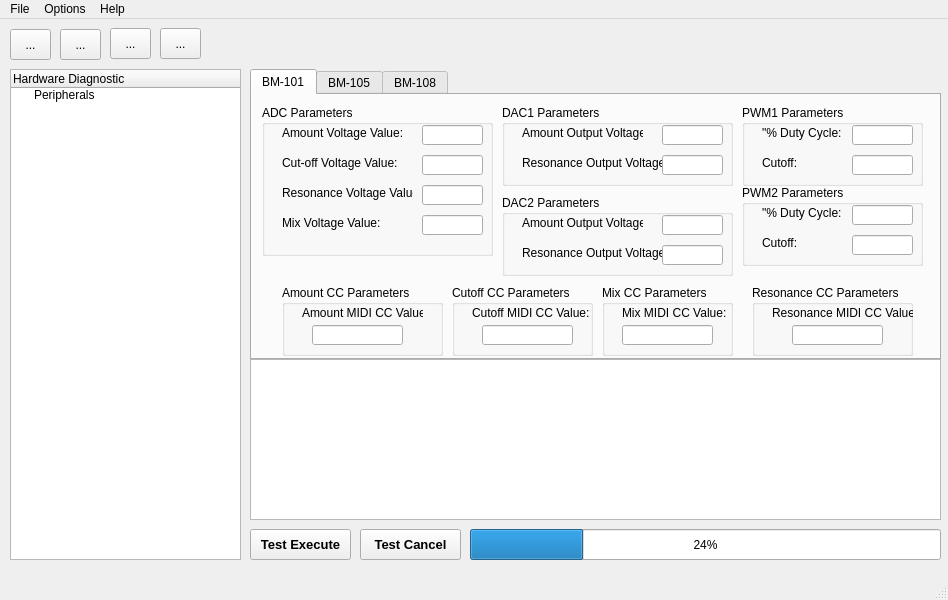
<?xml version="1.0" encoding="UTF-8"?>
<ui version="4.0">
 <class>MainWindow</class>
 <widget class="QMainWindow" name="MainWindow">
  <property name="geometry">
   <rect>
    <x>0</x>
    <y>0</y>
    <width>948</width>
    <height>600</height>
   </rect>
  </property>
  <property name="windowTitle">
   <string>MainWindow</string>
  </property>
  <widget class="QWidget" name="centralwidget">
   <widget class="QTreeWidget" name="treeWidget">
    <property name="geometry">
     <rect>
      <x>10</x>
      <y>50</y>
      <width>231</width>
      <height>491</height>
     </rect>
    </property>
    <column>
     <property name="text">
      <string notr="true">Hardware Diagnostic</string>
     </property>
    </column>
    <item>
     <property name="text">
      <string>Peripherals</string>
     </property>
    </item>
   </widget>
   <widget class="QToolButton" name="toolButton">
    <property name="geometry">
     <rect>
      <x>10</x>
      <y>10</y>
      <width>41</width>
      <height>31</height>
     </rect>
    </property>
    <property name="text">
     <string>...</string>
    </property>
   </widget>
   <widget class="QToolButton" name="toolButton_2">
    <property name="geometry">
     <rect>
      <x>60</x>
      <y>10</y>
      <width>41</width>
      <height>31</height>
     </rect>
    </property>
    <property name="text">
     <string>...</string>
    </property>
   </widget>
   <widget class="QToolButton" name="toolButton_3">
    <property name="geometry">
     <rect>
      <x>110</x>
      <y>9</y>
      <width>41</width>
      <height>31</height>
     </rect>
    </property>
    <property name="text">
     <string>...</string>
    </property>
   </widget>
   <widget class="QToolButton" name="toolButton_4">
    <property name="geometry">
     <rect>
      <x>160</x>
      <y>9</y>
      <width>41</width>
      <height>31</height>
     </rect>
    </property>
    <property name="text">
     <string>...</string>
    </property>
   </widget>
   <widget class="QPushButton" name="pushButton">
    <property name="geometry">
     <rect>
      <x>250</x>
      <y>510</y>
      <width>101</width>
      <height>31</height>
     </rect>
    </property>
    <property name="font">
     <font>
      <pointsize>10</pointsize>
      <weight>75</weight>
      <bold>true</bold>
     </font>
    </property>
    <property name="toolTip">
     <string>Ctrl+T/Test Execute all enable checkbox</string>
    </property>
    <property name="text">
     <string>Test Execute</string>
    </property>
    <property name="shortcut">
     <string>Ctrl+T</string>
    </property>
   </widget>
   <widget class="QPushButton" name="pushButton_2">
    <property name="geometry">
     <rect>
      <x>360</x>
      <y>510</y>
      <width>101</width>
      <height>31</height>
     </rect>
    </property>
    <property name="font">
     <font>
      <pointsize>10</pointsize>
      <weight>75</weight>
      <bold>true</bold>
     </font>
    </property>
    <property name="toolTip">
     <string>Ctrl+C/Cancel all remaining items for testing</string>
    </property>
    <property name="text">
     <string>Test Cancel</string>
    </property>
    <property name="shortcut">
     <string>Ctrl+C</string>
    </property>
    <property name="default">
     <bool>false</bool>
    </property>
    <property name="flat">
     <bool>false</bool>
    </property>
   </widget>
   <widget class="QProgressBar" name="progressBar">
    <property name="geometry">
     <rect>
      <x>470</x>
      <y>510</y>
      <width>471</width>
      <height>31</height>
     </rect>
    </property>
    <property name="value">
     <number>24</number>
    </property>
   </widget>
   <widget class="QTabWidget" name="tabWidget">
    <property name="geometry">
     <rect>
      <x>250</x>
      <y>50</y>
      <width>691</width>
      <height>291</height>
     </rect>
    </property>
    <property name="currentIndex">
     <number>0</number>
    </property>
    <widget class="QWidget" name="Bm101Tab">
     <attribute name="title">
      <string>BM-101</string>
     </attribute>
     <widget class="QGroupBox" name="groupBox_2">
      <property name="geometry">
       <rect>
        <x>10</x>
        <y>10</y>
        <width>231</width>
        <height>151</height>
       </rect>
      </property>
      <property name="title">
       <string>ADC Parameters</string>
      </property>
      <widget class="QLineEdit" name="adc101_avvalue">
       <property name="geometry">
        <rect>
         <x>160</x>
         <y>20</y>
         <width>61</width>
         <height>20</height>
        </rect>
       </property>
      </widget>
      <widget class="QLabel" name="label_6">
       <property name="geometry">
        <rect>
         <x>20</x>
         <y>20</y>
         <width>121</width>
         <height>16</height>
        </rect>
       </property>
       <property name="text">
        <string>Amount Voltage Value:</string>
       </property>
      </widget>
      <widget class="QLabel" name="label_7">
       <property name="geometry">
        <rect>
         <x>20</x>
         <y>50</y>
         <width>121</width>
         <height>16</height>
        </rect>
       </property>
       <property name="text">
        <string>Cut-off Voltage Value:</string>
       </property>
      </widget>
      <widget class="QLabel" name="label_8">
       <property name="geometry">
        <rect>
         <x>20</x>
         <y>80</y>
         <width>131</width>
         <height>16</height>
        </rect>
       </property>
       <property name="text">
        <string>Resonance Voltage Value:</string>
       </property>
      </widget>
      <widget class="QLabel" name="label_9">
       <property name="geometry">
        <rect>
         <x>20</x>
         <y>110</y>
         <width>121</width>
         <height>16</height>
        </rect>
       </property>
       <property name="text">
        <string>Mix Voltage Value:</string>
       </property>
      </widget>
      <widget class="QLineEdit" name="adc101_cvvalue">
       <property name="geometry">
        <rect>
         <x>160</x>
         <y>50</y>
         <width>61</width>
         <height>20</height>
        </rect>
       </property>
      </widget>
      <widget class="QLineEdit" name="adc101_rvvalue">
       <property name="geometry">
        <rect>
         <x>160</x>
         <y>80</y>
         <width>61</width>
         <height>20</height>
        </rect>
       </property>
      </widget>
      <widget class="QLineEdit" name="adc101_mvvalue">
       <property name="geometry">
        <rect>
         <x>160</x>
         <y>110</y>
         <width>61</width>
         <height>20</height>
        </rect>
       </property>
      </widget>
     </widget>
     <widget class="QGroupBox" name="groupBox_3">
      <property name="geometry">
       <rect>
        <x>250</x>
        <y>10</y>
        <width>231</width>
        <height>81</height>
       </rect>
      </property>
      <property name="title">
       <string>DAC1 Parameters</string>
      </property>
      <widget class="QLineEdit" name="dac1101_aovoltage">
       <property name="geometry">
        <rect>
         <x>160</x>
         <y>20</y>
         <width>61</width>
         <height>20</height>
        </rect>
       </property>
      </widget>
      <widget class="QLabel" name="label_10">
       <property name="geometry">
        <rect>
         <x>20</x>
         <y>20</y>
         <width>121</width>
         <height>16</height>
        </rect>
       </property>
       <property name="text">
        <string>Amount Output Voltage:</string>
       </property>
      </widget>
      <widget class="QLabel" name="label_11">
       <property name="geometry">
        <rect>
         <x>20</x>
         <y>50</y>
         <width>141</width>
         <height>16</height>
        </rect>
       </property>
       <property name="text">
        <string>Resonance Output Voltage:</string>
       </property>
      </widget>
      <widget class="QLineEdit" name="dac1101_rovoltage">
       <property name="geometry">
        <rect>
         <x>160</x>
         <y>50</y>
         <width>61</width>
         <height>20</height>
        </rect>
       </property>
      </widget>
     </widget>
     <widget class="QGroupBox" name="groupBox_4">
      <property name="geometry">
       <rect>
        <x>250</x>
        <y>100</y>
        <width>231</width>
        <height>81</height>
       </rect>
      </property>
      <property name="title">
       <string>DAC2 Parameters</string>
      </property>
      <widget class="QLineEdit" name="dac2101_aovoltage">
       <property name="geometry">
        <rect>
         <x>160</x>
         <y>20</y>
         <width>61</width>
         <height>20</height>
        </rect>
       </property>
      </widget>
      <widget class="QLabel" name="label_12">
       <property name="geometry">
        <rect>
         <x>20</x>
         <y>20</y>
         <width>121</width>
         <height>16</height>
        </rect>
       </property>
       <property name="text">
        <string>Amount Output Voltage:</string>
       </property>
      </widget>
      <widget class="QLabel" name="label_13">
       <property name="geometry">
        <rect>
         <x>20</x>
         <y>50</y>
         <width>141</width>
         <height>16</height>
        </rect>
       </property>
       <property name="text">
        <string>Resonance Output Voltage:</string>
       </property>
      </widget>
      <widget class="QLineEdit" name="dac2101_rovoltage">
       <property name="geometry">
        <rect>
         <x>160</x>
         <y>50</y>
         <width>61</width>
         <height>20</height>
        </rect>
       </property>
      </widget>
     </widget>
     <widget class="QGroupBox" name="groupBox_5">
      <property name="geometry">
       <rect>
        <x>490</x>
        <y>10</y>
        <width>181</width>
        <height>81</height>
       </rect>
      </property>
      <property name="title">
       <string>PWM1 Parameters</string>
      </property>
      <widget class="QLineEdit" name="pwm1101_dcycle">
       <property name="geometry">
        <rect>
         <x>110</x>
         <y>20</y>
         <width>61</width>
         <height>20</height>
        </rect>
       </property>
      </widget>
      <widget class="QLabel" name="label_14">
       <property name="geometry">
        <rect>
         <x>20</x>
         <y>20</y>
         <width>121</width>
         <height>16</height>
        </rect>
       </property>
       <property name="text">
        <string>&quot;% Duty Cycle:</string>
       </property>
      </widget>
      <widget class="QLabel" name="label_15">
       <property name="geometry">
        <rect>
         <x>20</x>
         <y>50</y>
         <width>141</width>
         <height>16</height>
        </rect>
       </property>
       <property name="text">
        <string>Cutoff:</string>
       </property>
      </widget>
      <widget class="QLineEdit" name="pwm1101_cutoff">
       <property name="geometry">
        <rect>
         <x>110</x>
         <y>50</y>
         <width>61</width>
         <height>20</height>
        </rect>
       </property>
      </widget>
     </widget>
     <widget class="QGroupBox" name="groupBox_6">
      <property name="geometry">
       <rect>
        <x>490</x>
        <y>90</y>
        <width>181</width>
        <height>81</height>
       </rect>
      </property>
      <property name="title">
       <string>PWM2 Parameters</string>
      </property>
      <widget class="QLineEdit" name="pwm2101_dcycle_2">
       <property name="geometry">
        <rect>
         <x>110</x>
         <y>20</y>
         <width>61</width>
         <height>20</height>
        </rect>
       </property>
      </widget>
      <widget class="QLabel" name="pwm2101_dcycle">
       <property name="geometry">
        <rect>
         <x>20</x>
         <y>20</y>
         <width>121</width>
         <height>16</height>
        </rect>
       </property>
       <property name="text">
        <string>&quot;% Duty Cycle:</string>
       </property>
      </widget>
      <widget class="QLabel" name="label_17">
       <property name="geometry">
        <rect>
         <x>20</x>
         <y>50</y>
         <width>141</width>
         <height>16</height>
        </rect>
       </property>
       <property name="text">
        <string>Cutoff:</string>
       </property>
      </widget>
      <widget class="QLineEdit" name="pwm2101_cutoff">
       <property name="geometry">
        <rect>
         <x>110</x>
         <y>50</y>
         <width>61</width>
         <height>20</height>
        </rect>
       </property>
      </widget>
     </widget>
     <widget class="QGroupBox" name="groupBox_10">
      <property name="geometry">
       <rect>
        <x>500</x>
        <y>190</y>
        <width>161</width>
        <height>71</height>
       </rect>
      </property>
      <property name="title">
       <string>Resonance CC Parameters</string>
      </property>
      <widget class="QLabel" name="label_21">
       <property name="geometry">
        <rect>
         <x>20</x>
         <y>20</y>
         <width>141</width>
         <height>16</height>
        </rect>
       </property>
       <property name="text">
        <string>Resonance MIDI CC Value:</string>
       </property>
      </widget>
      <widget class="QLineEdit" name="rescc_value">
       <property name="geometry">
        <rect>
         <x>40</x>
         <y>40</y>
         <width>91</width>
         <height>20</height>
        </rect>
       </property>
      </widget>
     </widget>
     <widget class="QGroupBox" name="groupBox_7">
      <property name="geometry">
       <rect>
        <x>30</x>
        <y>190</y>
        <width>161</width>
        <height>71</height>
       </rect>
      </property>
      <property name="title">
       <string>Amount CC Parameters</string>
      </property>
      <widget class="QLineEdit" name="amtcc_value">
       <property name="geometry">
        <rect>
         <x>30</x>
         <y>40</y>
         <width>91</width>
         <height>20</height>
        </rect>
       </property>
      </widget>
      <widget class="QLabel" name="label_18">
       <property name="geometry">
        <rect>
         <x>20</x>
         <y>20</y>
         <width>121</width>
         <height>16</height>
        </rect>
       </property>
       <property name="text">
        <string>Amount MIDI CC Value :</string>
       </property>
      </widget>
     </widget>
     <widget class="QGroupBox" name="groupBox_8">
      <property name="geometry">
       <rect>
        <x>200</x>
        <y>190</y>
        <width>141</width>
        <height>71</height>
       </rect>
      </property>
      <property name="title">
       <string>Cutoff CC Parameters</string>
      </property>
      <widget class="QLineEdit" name="cutoffcc_value">
       <property name="geometry">
        <rect>
         <x>30</x>
         <y>40</y>
         <width>91</width>
         <height>20</height>
        </rect>
       </property>
      </widget>
      <widget class="QLabel" name="label_19">
       <property name="geometry">
        <rect>
         <x>20</x>
         <y>20</y>
         <width>121</width>
         <height>16</height>
        </rect>
       </property>
       <property name="text">
        <string>Cutoff MIDI CC Value:</string>
       </property>
      </widget>
     </widget>
     <widget class="QGroupBox" name="groupBox_9">
      <property name="geometry">
       <rect>
        <x>350</x>
        <y>190</y>
        <width>131</width>
        <height>71</height>
       </rect>
      </property>
      <property name="title">
       <string>Mix CC Parameters</string>
      </property>
      <widget class="QLabel" name="label_20">
       <property name="geometry">
        <rect>
         <x>20</x>
         <y>20</y>
         <width>121</width>
         <height>16</height>
        </rect>
       </property>
       <property name="text">
        <string>Mix MIDI CC Value:</string>
       </property>
      </widget>
      <widget class="QLineEdit" name="mixcc_value">
       <property name="geometry">
        <rect>
         <x>20</x>
         <y>40</y>
         <width>91</width>
         <height>20</height>
        </rect>
       </property>
      </widget>
     </widget>
    </widget>
    <widget class="QWidget" name="Bm105Tab">
     <attribute name="title">
      <string>BM-105</string>
     </attribute>
     <widget class="QGroupBox" name="adcparameters105group">
      <property name="geometry">
       <rect>
        <x>10</x>
        <y>10</y>
        <width>181</width>
        <height>171</height>
       </rect>
      </property>
      <property name="title">
       <string>ADC Parameters</string>
      </property>
      <widget class="QLabel" name="label">
       <property name="geometry">
        <rect>
         <x>20</x>
         <y>20</y>
         <width>61</width>
         <height>21</height>
        </rect>
       </property>
       <property name="text">
        <string>Rate Scale:</string>
       </property>
      </widget>
      <widget class="QLineEdit" name="RateScale">
       <property name="geometry">
        <rect>
         <x>100</x>
         <y>20</y>
         <width>71</width>
         <height>20</height>
        </rect>
       </property>
      </widget>
      <widget class="QLineEdit" name="MixScale">
       <property name="geometry">
        <rect>
         <x>100</x>
         <y>50</y>
         <width>71</width>
         <height>20</height>
        </rect>
       </property>
      </widget>
      <widget class="QLineEdit" name="OutputScale">
       <property name="geometry">
        <rect>
         <x>100</x>
         <y>80</y>
         <width>71</width>
         <height>20</height>
        </rect>
       </property>
      </widget>
      <widget class="QLineEdit" name="DriveScale">
       <property name="geometry">
        <rect>
         <x>100</x>
         <y>110</y>
         <width>71</width>
         <height>20</height>
        </rect>
       </property>
      </widget>
      <widget class="QLineEdit" name="EnvelopScale">
       <property name="geometry">
        <rect>
         <x>100</x>
         <y>140</y>
         <width>71</width>
         <height>20</height>
        </rect>
       </property>
      </widget>
      <widget class="QLabel" name="label_2">
       <property name="geometry">
        <rect>
         <x>20</x>
         <y>50</y>
         <width>61</width>
         <height>21</height>
        </rect>
       </property>
       <property name="text">
        <string>Mix Scale:</string>
       </property>
      </widget>
      <widget class="QLabel" name="label_3">
       <property name="geometry">
        <rect>
         <x>20</x>
         <y>80</y>
         <width>61</width>
         <height>21</height>
        </rect>
       </property>
       <property name="text">
        <string>Output Scale:</string>
       </property>
      </widget>
      <widget class="QLabel" name="label_4">
       <property name="geometry">
        <rect>
         <x>20</x>
         <y>110</y>
         <width>61</width>
         <height>21</height>
        </rect>
       </property>
       <property name="text">
        <string>Drive Scale:</string>
       </property>
      </widget>
      <widget class="QLabel" name="label_5">
       <property name="geometry">
        <rect>
         <x>20</x>
         <y>140</y>
         <width>81</width>
         <height>21</height>
        </rect>
       </property>
       <property name="text">
        <string>Envelope Scale:</string>
       </property>
      </widget>
     </widget>
    </widget>
    <widget class="QWidget" name="Bm108Tab">
     <attribute name="title">
      <string>BM-108</string>
     </attribute>
    </widget>
   </widget>
   <widget class="QTextBrowser" name="logBrowser">
    <property name="geometry">
     <rect>
      <x>250</x>
      <y>340</y>
      <width>691</width>
      <height>161</height>
     </rect>
    </property>
   </widget>
  </widget>
  <widget class="QMenuBar" name="menubar">
   <property name="geometry">
    <rect>
     <x>0</x>
     <y>0</y>
     <width>948</width>
     <height>22</height>
    </rect>
   </property>
   <widget class="QMenu" name="menuFile">
    <property name="title">
     <string>File</string>
    </property>
    <addaction name="actionSave_Test_Results"/>
   </widget>
   <widget class="QMenu" name="menuOptions">
    <property name="title">
     <string>Options</string>
    </property>
    <addaction name="actionConnect_Device_2"/>
    <addaction name="actionDisConnect_Device"/>
    <addaction name="separator"/>
    <addaction name="actionDownload_Diagnostic_Firmware"/>
   </widget>
   <widget class="QMenu" name="menuHelp">
    <property name="title">
     <string>Help</string>
    </property>
   </widget>
   <addaction name="menuFile"/>
   <addaction name="menuOptions"/>
   <addaction name="menuHelp"/>
  </widget>
  <widget class="QStatusBar" name="statusbar"/>
  <action name="actionSave_Test_Results">
   <property name="text">
    <string>Save Test Results</string>
   </property>
  </action>
  <action name="actionDisConnect_Device">
   <property name="text">
    <string>DisConnect Device</string>
   </property>
  </action>
  <action name="actionBM101">
   <property name="text">
    <string>BM101</string>
   </property>
  </action>
  <action name="actionBM105">
   <property name="text">
    <string>BM105</string>
   </property>
  </action>
  <action name="actionBM108">
   <property name="text">
    <string>BM108</string>
   </property>
  </action>
  <action name="actionDownload_Diagnostic_Firmware">
   <property name="text">
    <string>Download Diagnostic Firmware</string>
   </property>
  </action>
  <action name="actionConnect_Device_2">
   <property name="text">
    <string>Connect Device</string>
   </property>
  </action>
 </widget>
 <resources/>
 <connections/>
</ui>
